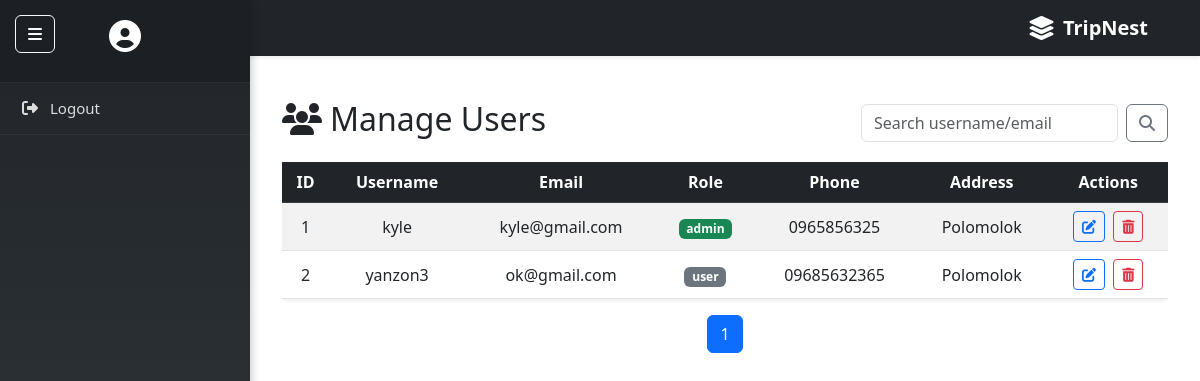
The page /CLIENT/manage_users.php on the database as committed earlier.
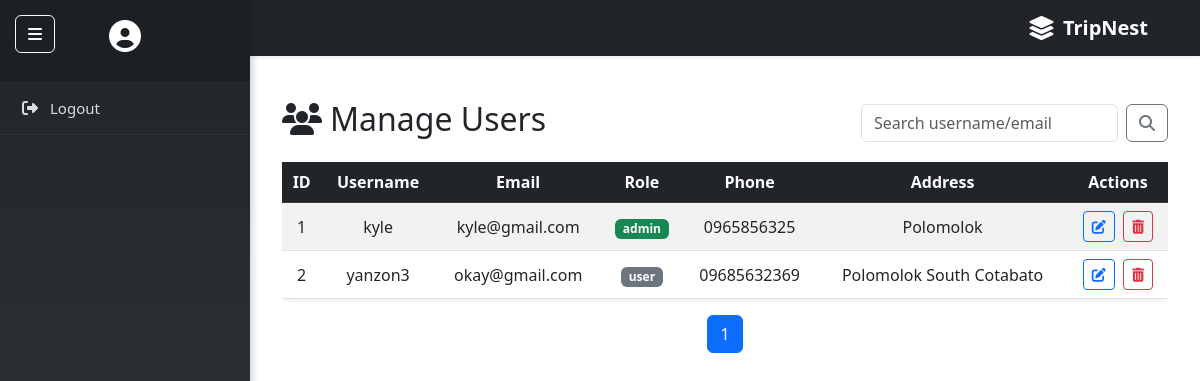
The same page on the database as committed later.
### tables this page shows
CREATE TABLE `users` (
  `id` int(11) NOT NULL,
  `username` varchar(20) NOT NULL,
  `email` varchar(25) NOT NULL,
  `phone` varchar(20) DEFAULT NULL,
  `address` varchar(35) DEFAULT NULL,
  `password` varchar(25) NOT NULL,
  `role` enum('admin','user') DEFAULT 'user',
  `created_at` timestamp NOT NULL DEFAULT current_timestamp()
);

### CLIENT/manage_users.php (the view, shortened to what this page needs)
  <?php
include_once "includes/config.php";
include_once "includes/header.php";
include_once "includes/sidebar.php";
include_once "includes/navbar.php";
$limit = 5;
$page = isset($_GET['page']) ? (int)$_GET['page'] : 1;
$start = ($page - 1) * $limit;
$search = isset($_GET['search']) ? trim($_GET['search']) : '';
$where = $search ? "WHERE username LIKE '%$search%' OR email LIKE '%$search%'" : '';
$total_result = $conn->query("SELECT COUNT(*) as total FROM users $where");
$total_users = $total_result->fetch_assoc()['total'];
$total_pages = ceil($total_users / $limit);
$sql = "SELECT * FROM users $where ORDER BY id ASC LIMIT $start, $limit";
$result = $conn->query($sql);
?>
<div id="main-content">
    <div class="container mt-4">
        <div class="d-flex justify-content-between align-items-center mb-3">
            <h2><i class="fas fa-users me-2"></i>Manage Users</h2>
            <form method="get" class="d-flex" role="search">
                <input type="text" name="search" class="form-control me-2" placeholder="Search username/email" value="<?= htmlspecialchars($search) ?>">
                <button type="submit" class="btn btn-outline-secondary"><i class="fas fa-search"></i></button>
            </form>
        </div>
        <div class="table-responsive">
            <table class="table table-striped table-hover shadow-sm rounded ">
            <thead class="table-dark text-center">
        <tr>
            <th>ID</th><th>Username</th><th>Email</th>
            <th>Role</th><th>Phone</th><th>Address</th><th>Actions</th>
        </tr>
    </thead>
    <tbody class="text-center align-middle">
        <?php if ($result && $result->num_rows > 0): ?>
            <?php while ($row = $result->fetch_assoc()): ?>
                <tr>
                    <td><?= $row['id'] ?></td>
                    <td><?= htmlspecialchars($row['username']) ?></td>
                    <td><?= htmlspecialchars($row['email']) ?></td>
                    <td><span class="badge bg-<?= $row['role'] === 'admin' ? 'success' : 'secondary' ?>"><?= $row['role'] ?></span></td>
                    <td><?= htmlspecialchars($row['phone']) ?></td>
                    <td><?= htmlspecialchars($row['address']) ?></td>
                    <td>
                        <a href="edit_user.php?id=<?= $row['id'] ?>" class="btn btn-sm btn-outline-primary me-1"><i class="fas fa-edit"></i></a>
                        <button class="btn btn-sm btn-outline-danger delete-btn" data-id="<?= $row['id'] ?>">
                            <i class="fas fa-trash-alt"></i>
                        </button>
                    </td>
                </tr>
            <?php endwhile; ?>
        <?php else: ?>
            <tr><td colspan="8">No users found.</td></tr>
        <?php endif; ?>
    </tbody>
</table>
        </div>
        <nav aria-label="Page navigation">
            <ul class="pagination justify-content-center">
                <?php for ($p = 1; $p <= $total_pages; $p++): ?>
                    <li class="page-item <?= $p == $page ? 'active' : '' ?>">
                        <a class="page-link" href="?page=<?= $p ?>&search=<?= urlencode($search) ?>"><?= $p ?></a>
                    </li>
                <?php endfor; ?>
            </ul>
        </nav>
    </div>
</div>
</body>
</html>

### CLIENT/includes/header.php (shortened to what this page needs)
<!DOCTYPE html>
<html lang="en">
<head>
    <link href="https://cdn.jsdelivr.net/npm/bootstrap@5.3.0/dist/css/bootstrap.min.css" rel="stylesheet">
<link href="https://cdnjs.cloudflare.com/ajax/libs/font-awesome/6.4.0/css/all.min.css" rel="stylesheet">
</head>
<body>

### CLIENT/includes/sidebar.php (shortened to what this page needs)
<button class="btn btn-outline-light toggle-btn" onclick="toggleSidebar()">
  <i class="fas fa-bars"></i>
</button>
<div id="sidebar">
  <div class="sidebar-header">
    <i class="fas fa-user-circle"></i>
  </div>
  <a href="logout.php"><i class="fas fa-sign-out-alt"></i> Logout</a>
</div>

### CLIENT/includes/navbar.php (shortened to what this page needs)
<?php include_once "includes/header.php"; ?>
<nav class="navbar navbar-expand-lg navbar-dark bg-dark shadow-sm px-4 " id="mainNavbar">
  <div class="container-fluid">
    <a class="navbar-brand d-flex align-items-center ms-auto" href="#">
      <i class="fas fa-layer-group me-2 fs-4"></i>
      <span class="fw-semibold fs-5">TripNest</span>
    </a>
  </div>
</nav>

### CLIENT/includes/sidebar.php (style rules this page uses)
#sidebar { width: 250px; height: 100vh; background: linear-gradient(180deg, #212529, #343a40); position: fixed; top: 0; left: 0; overflow-y: auto; transition: all 0.3s ease; z-index: 1000; box-shadow: 2px 0 8px rgba(0, 0, 0, 0.2); }
.sidebar-header { padding: 20px; background-color: #1c1f23; color: #fff; text-align: center; border-bottom: 1px solid #2c3034; }
.sidebar-header i { font-size: 2rem; margin-bottom: 10px; }
#sidebar a { display: flex; align-items: center; padding: 14px 20px; color: #dcdcdc; text-decoration: none; font-size: 15px; transition: background-color 0.2s ease; border-bottom: 1px solid rgba(255, 255, 255, 0.05); }
#sidebar a i { margin-right: 10px; font-size: 16px; width: 20px; text-align: center; }
.toggle-btn { position: fixed; left: 15px; top: 15px; z-index: 1100; }
#main-content { margin-left: 250px; transition: all 0.3s ease; padding: 20px; }

### CLIENT/includes/navbar.php (style rules this page uses)
#mainNavbar { transition: top 0.3s; }

Rows that differ between the two databases and show on the page:
changed users "yanzon3": email "ok@gmail.com" → "okay@gmail.com"; phone "09685632365" → "09685632369"; address "Polomolok" → "Polomolok South Cotabato"
